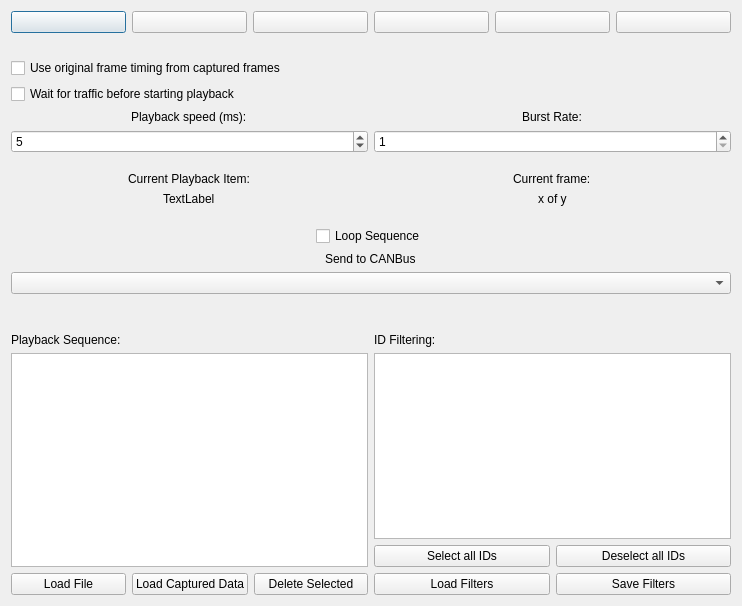
<?xml version="1.0" encoding="UTF-8"?>
<ui version="4.0">
 <class>FramePlaybackWindowLIN</class>
 <widget class="QDialog" name="FramePlaybackWindowLIN">
  <property name="geometry">
   <rect>
    <x>0</x>
    <y>0</y>
    <width>742</width>
    <height>606</height>
   </rect>
  </property>
  <property name="windowTitle">
   <string>Playback</string>
  </property>
  <layout class="QVBoxLayout" name="verticalLayout">
   <item>
    <layout class="QHBoxLayout" name="horizontalLayout">
     <item>
      <widget class="QPushButton" name="btnStepBack">
       <property name="text">
        <string/>
       </property>
       <property name="icon">
        <iconset resource="../icons.qrc">
         <normaloff>:/icons/images/NavBack.png</normaloff>:/icons/images/NavBack.png</iconset>
       </property>
      </widget>
     </item>
     <item>
      <widget class="QPushButton" name="btnPause">
       <property name="text">
        <string/>
       </property>
       <property name="icon">
        <iconset resource="../icons.qrc">
         <normaloff>:/icons/images/PauseHS.png</normaloff>:/icons/images/PauseHS.png</iconset>
       </property>
      </widget>
     </item>
     <item>
      <widget class="QPushButton" name="btnPlayReverse">
       <property name="text">
        <string/>
       </property>
       <property name="icon">
        <iconset resource="../icons.qrc">
         <normaloff>:/icons/images/ReverseHS.png</normaloff>:/icons/images/ReverseHS.png</iconset>
       </property>
      </widget>
     </item>
     <item>
      <widget class="QPushButton" name="btnStop">
       <property name="text">
        <string/>
       </property>
       <property name="icon">
        <iconset resource="../icons.qrc">
         <normaloff>:/icons/images/StopHS.png</normaloff>:/icons/images/StopHS.png</iconset>
       </property>
      </widget>
     </item>
     <item>
      <widget class="QPushButton" name="btnPlay">
       <property name="text">
        <string/>
       </property>
       <property name="icon">
        <iconset resource="../icons.qrc">
         <normaloff>:/icons/images/PlayHS.png</normaloff>:/icons/images/PlayHS.png</iconset>
       </property>
      </widget>
     </item>
     <item>
      <widget class="QPushButton" name="btnStepForward">
       <property name="text">
        <string/>
       </property>
       <property name="icon">
        <iconset resource="../icons.qrc">
         <normaloff>:/icons/images/NavForward.png</normaloff>:/icons/images/NavForward.png</iconset>
       </property>
      </widget>
     </item>
    </layout>
   </item>
   <item>
    <spacer name="verticalSpacer_4">
     <property name="orientation">
      <enum>Qt::Vertical</enum>
     </property>
     <property name="sizeType">
      <enum>QSizePolicy::Preferred</enum>
     </property>
     <property name="sizeHint" stdset="0">
      <size>
       <width>20</width>
       <height>25</height>
      </size>
     </property>
    </spacer>
   </item>
   <item>
    <widget class="QCheckBox" name="cbOriginalTiming">
     <property name="text">
      <string>Use original frame timing from captured frames</string>
     </property>
    </widget>
   </item>
   <item>
    <widget class="QCheckBox" name="ckWaitForTraffic">
     <property name="text">
      <string>Wait for traffic before starting playback</string>
     </property>
    </widget>
   </item>
   <item>
    <layout class="QHBoxLayout" name="horizontalLayout_4">
     <item>
      <layout class="QVBoxLayout" name="verticalLayout_3">
       <item alignment="Qt::AlignHCenter">
        <widget class="QLabel" name="label">
         <property name="text">
          <string>Playback speed (ms):</string>
         </property>
        </widget>
       </item>
       <item>
        <widget class="QSpinBox" name="spinPlaySpeed">
         <property name="minimum">
          <number>0</number>
         </property>
         <property name="maximum">
          <number>1000</number>
         </property>
         <property name="value">
          <number>5</number>
         </property>
        </widget>
       </item>
      </layout>
     </item>
     <item>
      <layout class="QVBoxLayout" name="verticalLayout_2">
       <item alignment="Qt::AlignHCenter">
        <widget class="QLabel" name="label_3">
         <property name="text">
          <string>Burst Rate:</string>
         </property>
        </widget>
       </item>
       <item>
        <widget class="QSpinBox" name="spinBurstSpeed">
         <property name="minimum">
          <number>1</number>
         </property>
         <property name="maximum">
          <number>8</number>
         </property>
         <property name="value">
          <number>1</number>
         </property>
        </widget>
       </item>
      </layout>
     </item>
    </layout>
   </item>
   <item>
    <spacer name="verticalSpacer">
     <property name="orientation">
      <enum>Qt::Vertical</enum>
     </property>
     <property name="sizeType">
      <enum>QSizePolicy::Preferred</enum>
     </property>
     <property name="sizeHint" stdset="0">
      <size>
       <width>10</width>
       <height>20</height>
      </size>
     </property>
    </spacer>
   </item>
   <item>
    <layout class="QHBoxLayout" name="horizontalLayout_7">
     <item>
      <layout class="QVBoxLayout" name="verticalLayout_6">
       <item alignment="Qt::AlignHCenter">
        <widget class="QLabel" name="label_7">
         <property name="text">
          <string>Current Playback Item:</string>
         </property>
        </widget>
       </item>
       <item alignment="Qt::AlignHCenter">
        <widget class="QLabel" name="lblCurrPlayback">
         <property name="text">
          <string>TextLabel</string>
         </property>
        </widget>
       </item>
      </layout>
     </item>
     <item>
      <layout class="QVBoxLayout" name="verticalLayout_8">
       <item alignment="Qt::AlignHCenter">
        <widget class="QLabel" name="label_2">
         <property name="text">
          <string>Current frame:</string>
         </property>
        </widget>
       </item>
       <item alignment="Qt::AlignHCenter">
        <widget class="QLabel" name="lblPosition">
         <property name="text">
          <string>x of y</string>
         </property>
        </widget>
       </item>
      </layout>
     </item>
    </layout>
   </item>
   <item>
    <spacer name="verticalSpacer_2">
     <property name="orientation">
      <enum>Qt::Vertical</enum>
     </property>
     <property name="sizeType">
      <enum>QSizePolicy::Preferred</enum>
     </property>
     <property name="sizeHint" stdset="0">
      <size>
       <width>20</width>
       <height>20</height>
      </size>
     </property>
    </spacer>
   </item>
   <item alignment="Qt::AlignHCenter">
    <widget class="QCheckBox" name="cbLoop">
     <property name="text">
      <string>Loop Sequence</string>
     </property>
    </widget>
   </item>
   <item alignment="Qt::AlignHCenter">
    <widget class="QLabel" name="label_4">
     <property name="text">
      <string>Send to CANBus</string>
     </property>
    </widget>
   </item>
   <item>
    <widget class="QComboBox" name="comboCANBus"/>
   </item>
   <item>
    <spacer name="verticalSpacer_3">
     <property name="orientation">
      <enum>Qt::Vertical</enum>
     </property>
     <property name="sizeType">
      <enum>QSizePolicy::Preferred</enum>
     </property>
     <property name="sizeHint" stdset="0">
      <size>
       <width>20</width>
       <height>40</height>
      </size>
     </property>
    </spacer>
   </item>
   <item>
    <layout class="QHBoxLayout" name="horizontalLayout_5">
     <item>
      <layout class="QVBoxLayout" name="verticalLayout_5">
       <item>
        <widget class="QLabel" name="label_6">
         <property name="text">
          <string>&lt;html&gt;&lt;head/&gt;&lt;body&gt;&lt;p&gt;Playback Sequence:&lt;/p&gt;&lt;/body&gt;&lt;/html&gt;</string>
         </property>
        </widget>
       </item>
       <item>
        <widget class="QTableWidget" name="tblSequence"/>
       </item>
       <item>
        <layout class="QHBoxLayout" name="horizontalLayout_8">
         <item>
          <widget class="QPushButton" name="btnLoadFile">
           <property name="text">
            <string>Load File</string>
           </property>
          </widget>
         </item>
         <item>
          <widget class="QPushButton" name="btnLoadLive">
           <property name="text">
            <string>Load Captured Data</string>
           </property>
          </widget>
         </item>
         <item>
          <widget class="QPushButton" name="btnDelete">
           <property name="text">
            <string>Delete Selected</string>
           </property>
          </widget>
         </item>
        </layout>
       </item>
      </layout>
     </item>
     <item>
      <layout class="QVBoxLayout" name="verticalLayout_4">
       <item>
        <widget class="QLabel" name="label_5">
         <property name="text">
          <string>ID Filtering:</string>
         </property>
        </widget>
       </item>
       <item>
        <widget class="QListWidget" name="listID"/>
       </item>
       <item>
        <layout class="QHBoxLayout" name="horizontalLayout_6">
         <item>
          <widget class="QPushButton" name="btnSelectAll">
           <property name="text">
            <string>Select all IDs</string>
           </property>
          </widget>
         </item>
         <item>
          <widget class="QPushButton" name="btnSelectNone">
           <property name="text">
            <string>Deselect all IDs</string>
           </property>
          </widget>
         </item>
        </layout>
       </item>
       <item>
        <layout class="QHBoxLayout" name="horizontalLayout_9">
         <item>
          <widget class="QPushButton" name="btnLoadFilters">
           <property name="text">
            <string>Load Filters</string>
           </property>
          </widget>
         </item>
         <item>
          <widget class="QPushButton" name="btnSaveFilters">
           <property name="text">
            <string>Save Filters</string>
           </property>
          </widget>
         </item>
        </layout>
       </item>
      </layout>
     </item>
    </layout>
   </item>
   <item>
    <layout class="QHBoxLayout" name="horizontalLayout_3"/>
   </item>
  </layout>
 </widget>
 <tabstops>
  <tabstop>btnStepBack</tabstop>
  <tabstop>btnPause</tabstop>
  <tabstop>btnPlayReverse</tabstop>
  <tabstop>btnStop</tabstop>
  <tabstop>btnPlay</tabstop>
  <tabstop>btnStepForward</tabstop>
  <tabstop>spinPlaySpeed</tabstop>
  <tabstop>spinBurstSpeed</tabstop>
  <tabstop>cbLoop</tabstop>
  <tabstop>comboCANBus</tabstop>
  <tabstop>tblSequence</tabstop>
  <tabstop>btnLoadFile</tabstop>
  <tabstop>btnLoadLive</tabstop>
  <tabstop>btnDelete</tabstop>
  <tabstop>listID</tabstop>
  <tabstop>btnSelectAll</tabstop>
  <tabstop>btnSelectNone</tabstop>
  <tabstop>btnLoadFilters</tabstop>
  <tabstop>btnSaveFilters</tabstop>
 </tabstops>
 <resources>
  <include location="../icons.qrc"/>
 </resources>
 <connections/>
</ui>
